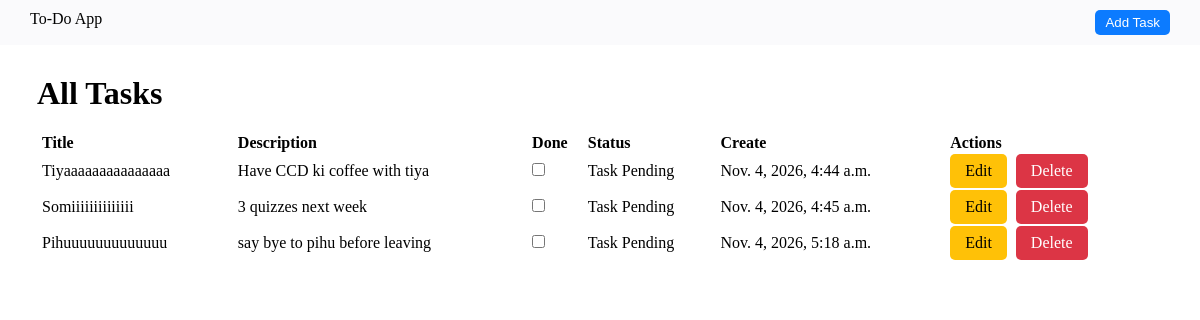
The page / on the database its author committed.
### todo_app/models.py (models this page shows)
class todo_table(models.Model):
    Title = models.CharField(max_length=50)
    Description = models.CharField(max_length=100)
    Done = models.BooleanField(default=False)
    Created = models.DateTimeField(auto_now_add=True)

### todo_app/views.py (the view)
# urls.py: path('', views.home, name='home'),
def home(request):
    task_data = todo_table.objects.all()
    return render(request, 'home.html',{"data" : task_data })

### templates/home.html (shortened to what this page needs)
{% load static %}
<!DOCTYPE html>
<html lang="en">
<head>
    <link rel="stylesheet" href="{% static "css/home.css" %}">
</head>
<body>
    <div class = "parent_box">
        {% include "navbar.html" %}
        <div class = "task_box">
            <h1 style = "margin-left : 7px;" >All Tasks</h1>
            <table>
                <tr>
                    <th>Title</th>
                    <th>Description</th>
                    <th>Done</th>
                    <th>Status</th>
                    <th>Create</th>
                    <th>Actions</th>
                </tr>
                {% for task in data %}
                    <tr>
                        <td>{{ task.Title }}</td>
                        <td>{{ task.Description }}</td>
                        <td>
                            <form action="{% url "task_completed" task.id %}" method = "POST">
                                    <input
                                        type="checkbox"
                                        name="checkbox"
                                        value="True"
                                        onchange="this.form.submit()"
                                        {% if task.Done %}checked{% endif %}>
                            </form>
                        </td>
                        <td>
                            {% if task.Done %}
                                Task Completed
                            {% else %}
                                Task Pending
                            {% endif %}
                        </td>
                        <td>{{ task.Created }}</td>
                        <td>
                            <a href="{% url 'edit_task' task.id %}" class="edit_btn">Edit</a>
                            <a href="{% url 'delete_task' task.id %}" class="delete_btn">Delete</a>
                        </td>
                    </tr>
                {% empty %}
                    <tr>
                        <td colspan="6" style="padding-top: 10px; background-color: #F4F4F4;">No Task Yet</td>
                    </tr>
                {% endfor %}
            </table>
        </div>
    </div>
</body>
</html>

### templates/navbar.html (shortened to what this page needs)
{% load static %}
<!DOCTYPE html>
<html lang="en">
<head>
    <link rel="stylesheet" href="{% static "css/navbar.css" %}">
</head>
<body>
    <header>
        <p>To-Do App</p>
        <button class = "nav_button">
            <a class = "text_add_task" href="{% url "add_task" %}"> Add Task</a>
        </button>
    </header>
</body>
</html>

### static/css/home.css (style rules this page uses)
* { padding: 0; margin: 0; box-sizing: border-box; }
.task_box { margin-top: 10px; width: 95%; margin: auto; text-align: left; }
.parent_box { display: flex; flex-direction: column; gap: 30px; }
table { width: 100%; margin-top: 10px; padding: 10px; }
.edit_btn { background-color: #FFC107; color: black; text-decoration: none; padding: 8px 15px; border-radius: 5px; margin-right: 5px; display: inline-block; }
.delete_btn { background-color: #DC3545; color: white; text-decoration: none; padding: 8px 15px; border-radius: 5px; display: inline-block; }
input[type="checkbox"] { accent-color: green; }

### static/css/navbar.css (style rules this page uses)
* { padding: 0; margin: 0; box-sizing: border-box; }
header { background-color: #FAFAFC; display: flex; justify-content: space-between; padding: 10px 30px; }
.nav_button { background-color: #0C7BFF; color: white; padding: 5px 10px; outline: none; border: none; border-radius: 5px; }
.text_add_task { color: white; text-decoration: none; }

### rows shown on the page
todo_table: Title "Tiyaaaaaaaaaaaaaaa", Description "Have CCD ki coffee with tiya", shows "Task Pending", Created "Nov. 4, 2026, 4:44 a.m."
todo_table: Title "Somiiiiiiiiiiiiii", Description "3 quizzes next week", shows "Task Pending", Created "Nov. 4, 2026, 4:45 a.m."
todo_table: Title "Pihuuuuuuuuuuuuu", Description "say bye to pihu before leaving", shows "Task Pending", Created "Nov. 4, 2026, 5:18 a.m."
